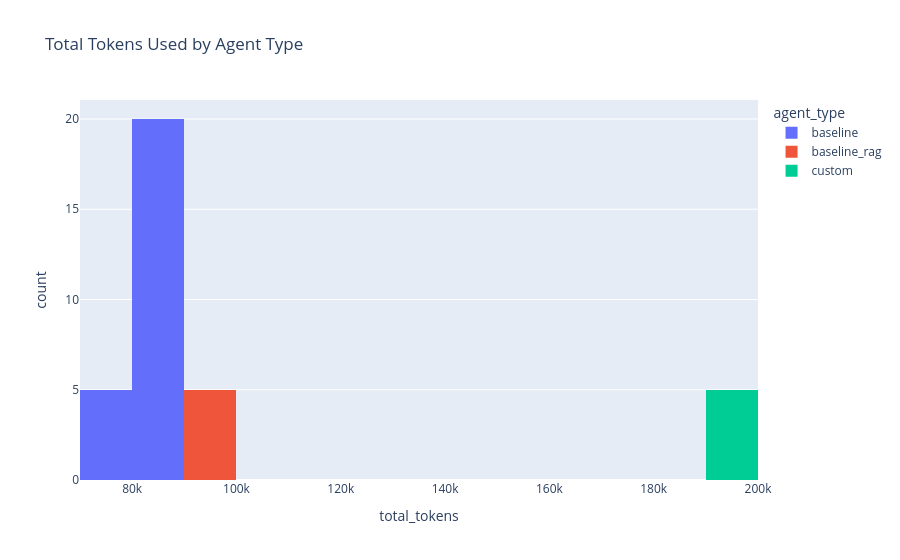

Source (notebook cell):
### Code cell
px.histogram(data_frame=df_resource, x="total_tokens", color="agent_type", nbins=20, title="Total Tokens Used by Agent Type")

### Figure 1 — Plotly figure (JSON) as saved in the notebook; plotly's stock layout.template omitted (floating-point values rounded to 4 significant figures)
{"data": [{"bingroup": "x", "hovertemplate": "agent_type=baseline<br>total_tokens=%{x}<br>count=%{y}<extra></extra>", "legendgroup": "baseline", "marker": {"color": "#636efa", "pattern": {"shape": ""}}, "name": "baseline", "nbinsx": 20, "orientation": "v", "showlegend": true, "type": "histogram", "x": [78492, 78492, 78492, 78492, 78492, 80453, 80453, 80453, 80453, 80453, 83634, 83634, 83634, 83634, 83634, 84679, 84679, 84679, 84679, 84679, 86302, 86302, 86302, 86302, 86302], "xaxis": "x", "yaxis": "y"}, {"bingroup": "x", "hovertemplate": "agent_type=baseline_rag<br>total_tokens=%{x}<br>count=%{y}<extra></extra>", "legendgroup": "baseline_rag", "marker": {"color": "#EF553B", "pattern": {"shape": ""}}, "name": "baseline_rag", "nbinsx": 20, "orientation": "v", "showlegend": true, "type": "histogram", "x": [90103, 90103, 90103, 90103, 90103], "xaxis": "x", "yaxis": "y"}, {"bingroup": "x", "hovertemplate": "agent_type=custom<br>total_tokens=%{x}<br>count=%{y}<extra></extra>", "legendgroup": "custom", "marker": {"color": "#00cc96", "pattern": {"shape": ""}}, "name": "custom", "nbinsx": 20, "orientation": "v", "showlegend": true, "type": "histogram", "x": [197288, 197288, 197288, 197288, 197288], "xaxis": "x", "yaxis": "y"}], "layout": {"barmode": "relative", "legend": {"title": {"text": "agent_type"}, "tracegroupgap": 0}, "title": {"text": "Total Tokens Used by Agent Type"}, "xaxis": {"anchor": "y", "domain": [0, 1], "title": {"text": "total_tokens"}}, "yaxis": {"anchor": "x", "domain": [0, 1], "title": {"text": "count"}}}}
